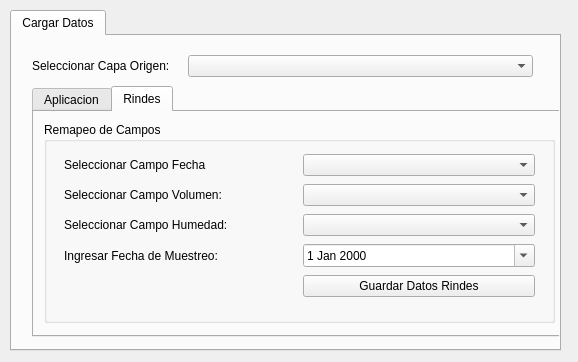
<?xml version="1.0" encoding="UTF-8"?>
<ui version="4.0">
 <class>Dialog</class>
 <widget class="QDialog" name="Dialog">
  <property name="geometry">
   <rect>
    <x>0</x>
    <y>0</y>
    <width>578</width>
    <height>362</height>
   </rect>
  </property>
  <property name="windowTitle">
   <string>Datos </string>
  </property>
  <widget class="QTabWidget" name="tabWidget">
   <property name="geometry">
    <rect>
     <x>10</x>
     <y>10</y>
     <width>551</width>
     <height>341</height>
    </rect>
   </property>
   <property name="currentIndex">
    <number>0</number>
   </property>
   <widget class="QWidget" name="tab_2">
    <attribute name="title">
     <string>Cargar Datos</string>
    </attribute>
    <widget class="QWidget" name="gridLayoutWidget">
     <property name="geometry">
      <rect>
       <x>20</x>
       <y>10</y>
       <width>501</width>
       <height>41</height>
      </rect>
     </property>
     <layout class="QGridLayout" name="gridLayout">
      <item row="0" column="1">
       <widget class="QgsMapLayerComboBox" name="combo_layer"/>
      </item>
      <item row="0" column="0">
       <widget class="QLabel" name="label">
        <property name="maximumSize">
         <size>
          <width>150</width>
          <height>16777215</height>
         </size>
        </property>
        <property name="text">
         <string>Seleccionar Capa Origen:</string>
        </property>
       </widget>
      </item>
     </layout>
    </widget>
    <widget class="QTabWidget" name="tabWidget_2">
     <property name="geometry">
      <rect>
       <x>20</x>
       <y>50</y>
       <width>551</width>
       <height>251</height>
      </rect>
     </property>
     <property name="currentIndex">
      <number>1</number>
     </property>
     <widget class="QWidget" name="tab_3">
      <attribute name="title">
       <string>Aplicacion</string>
      </attribute>
      <widget class="QGroupBox" name="groupBox">
       <property name="geometry">
        <rect>
         <x>10</x>
         <y>10</y>
         <width>501</width>
         <height>191</height>
        </rect>
       </property>
       <property name="title">
        <string>Remapeo de Campos</string>
       </property>
       <widget class="QWidget" name="gridLayoutWidget_2">
        <property name="geometry">
         <rect>
          <x>10</x>
          <y>30</y>
          <width>461</width>
          <height>141</height>
         </rect>
        </property>
        <layout class="QGridLayout" name="gridLayout_2">
         <item row="0" column="0">
          <widget class="QLabel" name="label_2">
           <property name="text">
            <string>Seleccionar Campo Fecha</string>
           </property>
          </widget>
         </item>
         <item row="2" column="1">
          <widget class="QgsFieldComboBox" name="combo_applied"/>
         </item>
         <item row="2" column="0">
          <widget class="QLabel" name="label_4">
           <property name="text">
            <string>Seleccionar Campo Cantidad Aplicado:</string>
           </property>
          </widget>
         </item>
         <item row="0" column="1">
          <widget class="QgsFieldComboBox" name="combo_date"/>
         </item>
         <item row="1" column="1">
          <widget class="QgsFieldComboBox" name="combo_product"/>
         </item>
         <item row="1" column="0">
          <widget class="QLabel" name="label_3">
           <property name="text">
            <string>Seleccionar Campo Producto Aplicado:</string>
           </property>
          </widget>
         </item>
         <item row="3" column="1">
          <widget class="QPushButton" name="pushButton">
           <property name="text">
            <string>Guardar Datos Aplicacion</string>
           </property>
          </widget>
         </item>
        </layout>
       </widget>
      </widget>
     </widget>
     <widget class="QWidget" name="tab_4">
      <attribute name="title">
       <string>Rindes</string>
      </attribute>
      <widget class="QGroupBox" name="groupBox_2">
       <property name="geometry">
        <rect>
         <x>10</x>
         <y>10</y>
         <width>511</width>
         <height>201</height>
        </rect>
       </property>
       <property name="title">
        <string>Remapeo de Campos</string>
       </property>
       <widget class="QWidget" name="gridLayoutWidget_3">
        <property name="geometry">
         <rect>
          <x>20</x>
          <y>30</y>
          <width>471</width>
          <height>151</height>
         </rect>
        </property>
        <layout class="QGridLayout" name="gridLayout_3">
         <item row="3" column="1">
          <widget class="QgsFieldComboBox" name="combo_humedad"/>
         </item>
         <item row="5" column="1">
          <widget class="QPushButton" name="pushButton_2">
           <property name="text">
            <string>Guardar Datos Rindes</string>
           </property>
          </widget>
         </item>
         <item row="1" column="1">
          <widget class="QgsFieldComboBox" name="combo_volumen"/>
         </item>
         <item row="0" column="0">
          <widget class="QLabel" name="label_5">
           <property name="text">
            <string>Seleccionar Campo Fecha</string>
           </property>
          </widget>
         </item>
         <item row="0" column="1">
          <widget class="QgsFieldComboBox" name="combo_date_2"/>
         </item>
         <item row="3" column="0">
          <widget class="QLabel" name="label_8">
           <property name="text">
            <string>Seleccionar Campo Humedad:</string>
           </property>
          </widget>
         </item>
         <item row="1" column="0">
          <widget class="QLabel" name="label_7">
           <property name="text">
            <string>Seleccionar Campo Volumen:</string>
           </property>
          </widget>
         </item>
         <item row="4" column="0">
          <widget class="QLabel" name="label_9">
           <property name="text">
            <string>Ingresar Fecha de Muestreo:</string>
           </property>
          </widget>
         </item>
         <item row="4" column="1">
          <widget class="QDateEdit" name="dateEdit">
           <property name="calendarPopup">
            <bool>true</bool>
           </property>
          </widget>
         </item>
        </layout>
       </widget>
      </widget>
     </widget>
    </widget>
   </widget>
  </widget>
 </widget>
 <customwidgets>
  <customwidget>
   <class>QgsFieldComboBox</class>
   <extends>QComboBox</extends>
   <header>qgsfieldcombobox.h</header>
  </customwidget>
  <customwidget>
   <class>QgsMapLayerComboBox</class>
   <extends>QComboBox</extends>
   <header>qgsmaplayercombobox.h</header>
  </customwidget>
 </customwidgets>
 <resources/>
 <connections/>
</ui>
